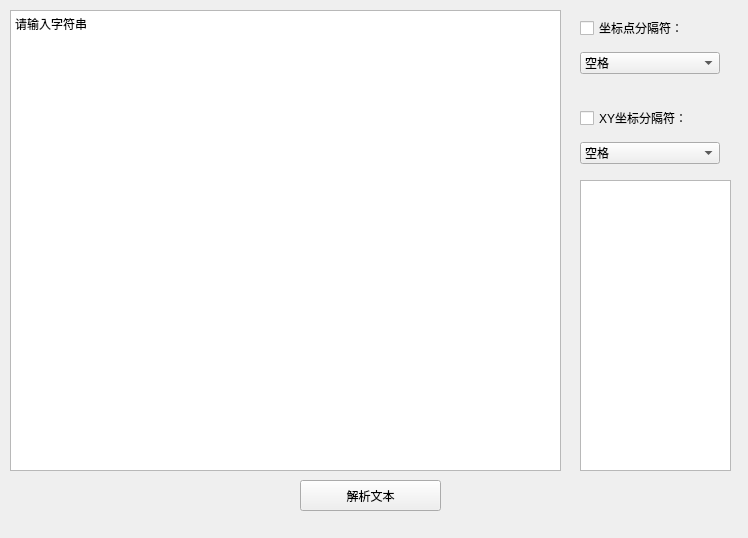
<?xml version="1.0" encoding="UTF-8"?>
<ui version="4.0">
 <class>Form</class>
 <widget class="QWidget" name="Form">
  <property name="geometry">
   <rect>
    <x>0</x>
    <y>0</y>
    <width>748</width>
    <height>538</height>
   </rect>
  </property>
  <property name="windowTitle">
   <string>字符串解译器</string>
  </property>
  <widget class="QPlainTextEdit" name="txt_input">
   <property name="geometry">
    <rect>
     <x>10</x>
     <y>10</y>
     <width>551</width>
     <height>461</height>
    </rect>
   </property>
   <property name="plainText">
    <string>请输入字符串</string>
   </property>
  </widget>
  <widget class="QPushButton" name="btn_resolving">
   <property name="geometry">
    <rect>
     <x>300</x>
     <y>480</y>
     <width>141</width>
     <height>31</height>
    </rect>
   </property>
   <property name="text">
    <string>解析文本</string>
   </property>
  </widget>
  <widget class="QWidget" name="gridLayoutWidget">
   <property name="geometry">
    <rect>
     <x>580</x>
     <y>10</y>
     <width>140</width>
     <height>71</height>
    </rect>
   </property>
   <layout class="QGridLayout" name="gridLayout" columnstretch="0">
    <item row="0" column="0">
     <widget class="QCheckBox" name="chk_is_pnt_split">
      <property name="text">
       <string>坐标点分隔符：</string>
      </property>
     </widget>
    </item>
    <item row="2" column="0">
     <widget class="QComboBox" name="cob_pnt_split">
      <item>
       <property name="text">
        <string>空格 </string>
       </property>
      </item>
      <item>
       <property name="text">
        <string>逗号，</string>
       </property>
      </item>
      <item>
       <property name="text">
        <string>分号;</string>
       </property>
      </item>
      <item>
       <property name="text">
        <string>点号.</string>
       </property>
      </item>
     </widget>
    </item>
   </layout>
  </widget>
  <widget class="QWidget" name="gridLayoutWidget_2">
   <property name="geometry">
    <rect>
     <x>580</x>
     <y>100</y>
     <width>140</width>
     <height>71</height>
    </rect>
   </property>
   <layout class="QGridLayout" name="gridLayout_2" columnstretch="0">
    <item row="0" column="0">
     <widget class="QCheckBox" name="chk_is_xy_split">
      <property name="text">
       <string>XY坐标分隔符：</string>
      </property>
     </widget>
    </item>
    <item row="2" column="0">
     <widget class="QComboBox" name="cob_xy_split">
      <item>
       <property name="text">
        <string>空格 </string>
       </property>
      </item>
      <item>
       <property name="text">
        <string>逗号，</string>
       </property>
      </item>
      <item>
       <property name="text">
        <string>分号;</string>
       </property>
      </item>
      <item>
       <property name="text">
        <string>点号.</string>
       </property>
      </item>
     </widget>
    </item>
   </layout>
  </widget>
  <widget class="QListWidget" name="list_shp">
   <property name="geometry">
    <rect>
     <x>580</x>
     <y>180</y>
     <width>151</width>
     <height>291</height>
    </rect>
   </property>
  </widget>
 </widget>
 <resources/>
 <connections/>
</ui>
